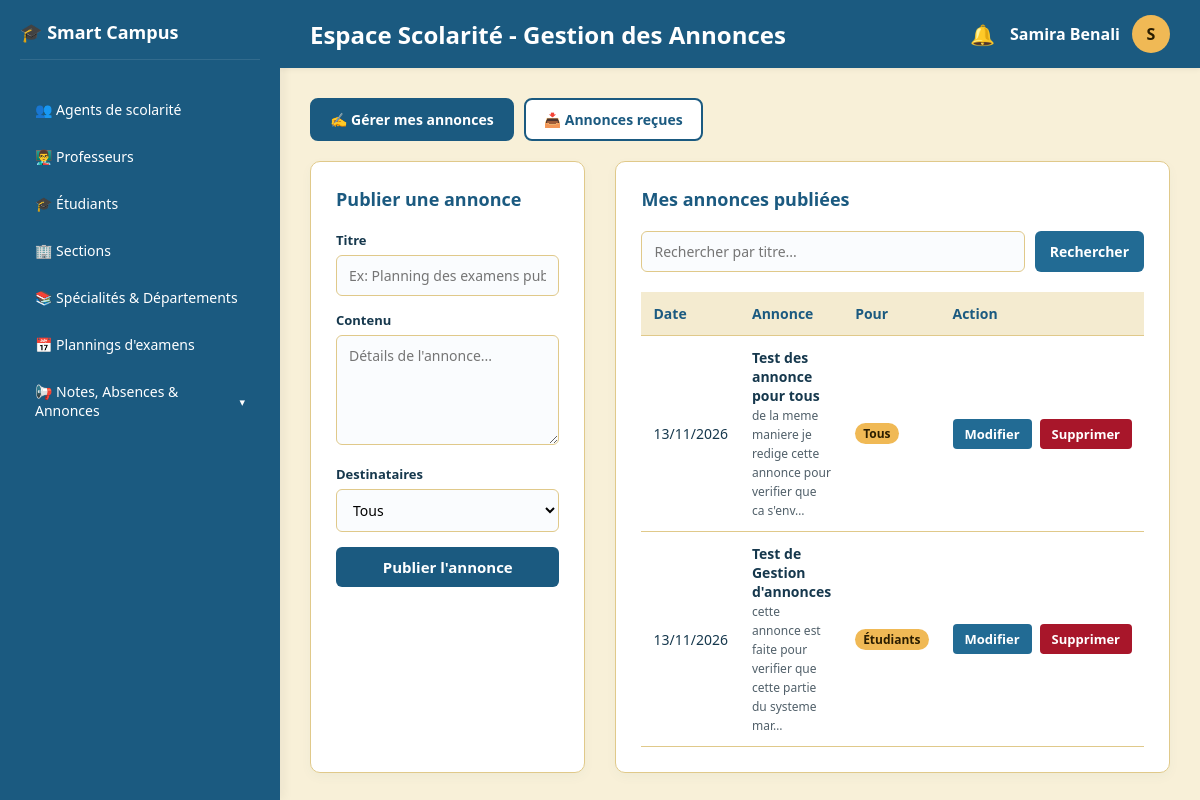
Page /gestion_annonces.php?vue=gestion (signed in) on the committed database.
### tables this page shows
CREATE TABLE `annonce` (
  `id_Anm` int(11) NOT NULL,
  `id_user` varchar(100) NOT NULL,
  `titre` varchar(150) NOT NULL,
  `det` text NOT NULL,
  `Date_Pub` date NOT NULL,
  `cible` enum('tous','etudiants','profs','scolarite') NOT NULL DEFAULT 'tous',
  `id_Sec` int(11) DEFAULT NULL,
  `image` varchar(255) DEFAULT NULL
);

### gestion_annonces.php (the view, shortened to what this page needs)
<?php
$cibles = ['tous' => 'Tous', 'etudiants' => 'Étudiants', 'profs' => 'Professeurs', 'scolarite' => 'Scolarité'];
$vue  = (($_GET['vue'] ?? 'recues') === 'gestion') ? 'gestion' : 'recues';
$edit = null;
$annonces = $recues = $sections = [];
$search = trim($_GET['search'] ?? '');
try {
    $pdo = new PDO("mysql:host=localhost;dbname=smart_campus;charset=utf8mb4", 'root', '');
    $pdo->setAttribute(PDO::ATTR_ERRMODE, PDO::ERRMODE_EXCEPTION);
    if ($vue === 'gestion') {
        $st = $pdo->prepare("SELECT a.id_Anm, a.titre, a.det, a.Date_Pub, a.cible, s.nom_sec
                             FROM annonce a
                             LEFT JOIN section s ON s.id_Sec = a.id_Sec
                             WHERE a.id_user = ? AND a.titre LIKE ?
                             ORDER BY a.Date_Pub DESC, a.id_Anm DESC");
        $st->execute([$_SESSION['id_user'], '%' . $search . '%']);
        $annonces = $st->fetchAll(PDO::FETCH_ASSOC);
    }
} catch (PDOException $e) {
    $error = "Erreur lors de l'opération sur la base de données.";
}
?>
<!DOCTYPE html>
<html lang="fr">
<head>
</head>
<body>
   <div class="sidebar">
        <div class="sidebar-top">
            <div class="logo-area">
                <span>🎓 Smart Campus</span>
            </div>
            <div class="menu">
                <?php if (!empty($_SESSION['is_super_admin'])): ?>
                    <a href="admin_principal_dashboard.php" class="menu-item">👥 Agents de scolarité</a>
                <?php endif; ?>
                <a href="gestion_profs.php" class="menu-item">👨‍🏫 Professeurs</a>
                <a href="gestion_etudiants.php" class="menu-item ">🎓 Étudiants</a>
                <a href="gestion_sections.php" class="menu-item">🏢 Sections</a>
                <a href="gestion_specialites.php" class="menu-item">📚 Spécialités & Départements</a>
                <a href="gestion_examens.php" class="menu-item">📅 Plannings d'examens</a>
                <div class="menu-dropdown">
                    <a href="javascript:void(0);" class="menu-item dropdown-toggle" onclick="toggleSubmenu()">
                        <span>📢 Notes, Absences & Annonces</span>
                        <span id="arrow" style="font-size: 11px;">▾</span>
                    </a>
                </div>
            </div>
        </div>
    </div>
    <div class="main-content">
        <div class="top-navbar">
            <h2>Espace Scolarité - Gestion des Annonces</h2>
            <div style="display: flex; align-items: center; gap: 15px;">
                <div class="notif-menu-container" onclick="toggleNotifMenu(event)">
                    <div style="font-size: 20px; position: relative;">
                        🔔
                    </div>
                </div>
                <div class="user-menu-container" onclick="toggleUserMenu(event)">
                    <div class="user-profile">
                        <span><strong><?php echo htmlspecialchars($_SESSION['prenom'] . ' ' . $_SESSION['nom']); ?></strong></span>
                        <div class="user-avatar"><?php echo strtoupper(substr($_SESSION['prenom'], 0, 1)); ?></div>
                    </div>
                </div>
            </div>
        </div>
        <div class="content-body">
            <div class="tabs">
                <a href="gestion_annonces.php?vue=gestion" class="tab <?php echo $vue === 'gestion' ? 'active' : ''; ?>">✍️ Gérer mes annonces</a>
                <a href="gestion_annonces.php?vue=recues" class="tab <?php echo $vue === 'recues' ? 'active' : ''; ?>">📥 Annonces reçues</a>
            </div>
<?php if ($vue === 'recues'): ?>
            <div class="card">
                <h3>Annonces reçues</h3>
                <p class="hint" style="margin-bottom:16px">Annonces envoyées à la scolarité par les professeurs et par les autres agents.</p>
                <?php if (empty($recues)): ?>
                    <p style="color: var(--text-muted);">Aucune annonce reçue pour le moment.</p>
                <?php else: foreach ($recues as $r):
                    if (($r['role'] ?? '') === 'prof') { $icone = '👨‍🏫'; $exp = 'Enseignant : Pr. ' . $r['nom'] . ' ' . $r['prenom']; }
                    else { $icone = '🏛️'; $exp = 'Scolarité : ' . ($r['prenom'] ?? '') . ' ' . ($r['nom'] ?? ''); } ?>
                    <article class="ann">
                        <?php if (!empty($r['image'])): ?>
                            <img class="ann-img" src="<?php echo htmlspecialchars($r['image']); ?>" alt="">
                        <?php else: ?>
                        <?php endif; ?>
                        <div>
                            <h4><?php echo htmlspecialchars($r['titre']); ?></h4>
                            <p><?php echo htmlspecialchars($r['det']); ?></p>
                            <small style="color:var(--text-muted)"><?php echo htmlspecialchars($exp); ?> · Publié le <?php echo date('d/m/Y', strtotime($r['Date_Pub'])); ?></small>
                        </div>
                    </article>
                <?php endforeach; endif; ?>
            </div>
<?php else: ?>
            <div class="admin-grid">
                <div class="card">
                    <h3><?php echo $edit ? "Modifier l'annonce" : "Publier une annonce"; ?></h3>
                    <form action="gestion_annonces.php?vue=gestion" method="POST">
                        <div class="form-group">
                            <label for="titre">Titre</label>
                            <input type="text" id="titre" name="titre" maxlength="150" required placeholder="Ex: Planning des examens publié" value="<?php echo htmlspecialchars($edit['titre'] ?? ''); ?>">
                        </div>
                        <div class="form-group">
                            <label for="det">Contenu</label>
                            <textarea id="det" name="det" required placeholder="Détails de l'annonce..."><?php echo htmlspecialchars($edit['det'] ?? ''); ?></textarea>
                        </div>
                        <div class="form-group">
                            <label for="cible">Destinataires</label>
                            <select id="cible" name="cible" onchange="majSection()">
                                <?php foreach ($cibles as $k => $l): ?>
                                    <option value="<?php echo $k; ?>" <?php echo (($edit['cible'] ?? 'tous') === $k) ? 'selected' : ''; ?>><?php echo htmlspecialchars($l); ?></option>
                                <?php endforeach; ?>
                            </select>
                        </div>
                        <button type="submit" name="<?php echo $edit ? 'modifier_annonce' : 'ajouter_annonce'; ?>" class="btn-submit">
                            <?php echo $edit ? "Enregistrer les modifications" : "Publier l'annonce"; ?>
                        </button>
                    </form>
                </div>
                <div class="card">
                    <h3>Mes annonces publiées</h3>
                    <form action="gestion_annonces.php" method="GET" class="search-form">
                        <input type="text" name="search" placeholder="Rechercher par titre..." value="<?php echo htmlspecialchars($search); ?>">
                        <button type="submit" class="btn-search">Rechercher</button>
                    </form>
                    <?php if (empty($annonces)): ?>
                        <p style="color: var(--text-muted);">Vous n'avez publié aucune annonce.</p>
                    <?php else: ?>
                        <div style="overflow-x: auto;">
                            <table>
                                <thead><tr><th>Date</th><th>Annonce</th><th>Pour</th><th>Action</th></tr></thead>
                                <tbody>
                                <?php foreach ($annonces as $a):
                                    $pour = $cibles[$a['cible']] . ($a['nom_sec'] ? ' · ' . $a['nom_sec'] : ''); ?>
                                    <tr>
                                        <td><?php echo date('d/m/Y', strtotime($a['Date_Pub'])); ?></td>
                                        <td><strong><?php echo htmlspecialchars($a['titre']); ?></strong><br>
                                            <span style="font-size:12px;color:var(--text-muted)"><?php echo htmlspecialchars(mb_strimwidth($a['det'], 0, 70, '…')); ?></span></td>
                                        <td><span class="badge"><?php echo htmlspecialchars($pour); ?></span></td>
                                        <td><div class="actions">
                                            <a href="gestion_annonces.php?vue=gestion&edit=<?php echo (int)$a['id_Anm']; ?>" class="btn-edit">Modifier</a>
                                            <form action="gestion_annonces.php?vue=gestion" method="POST" onsubmit="return confirm('Voulez-vous vraiment supprimer cette annonce ?');">
                                                <button type="submit" name="supprimer_annonce" class="btn-delete">Supprimer</button>
                                            </form>
                                        </div></td>
                                    </tr>
                                <?php endforeach; ?>
                                </tbody>
                            </table>
                        </div>
                    <?php endif; ?>
                </div>
            </div>
<?php endif; ?>
        </div>
    </div>
</body>
</html>

### rows in the picture
annonce: Date_Pub "13/11/2026", titre "Test des annonce pour tous", det "de la meme maniere je redige cette annonce pour verifier que ca s'env…", pour "Tous"
annonce: Date_Pub "13/11/2026", titre "Test de Gestion d'annonces", det "cette annonce est faite pour verifier que cette partie du systeme mar…", pour "Étudiants"

### other values in the picture
$_SESSION['prenom'] . ' ' . $_SESSION['nom'] "Samira Benali"
substr($_SESSION['prenom'], 0, 1) "S"
form field cible "Tous"
